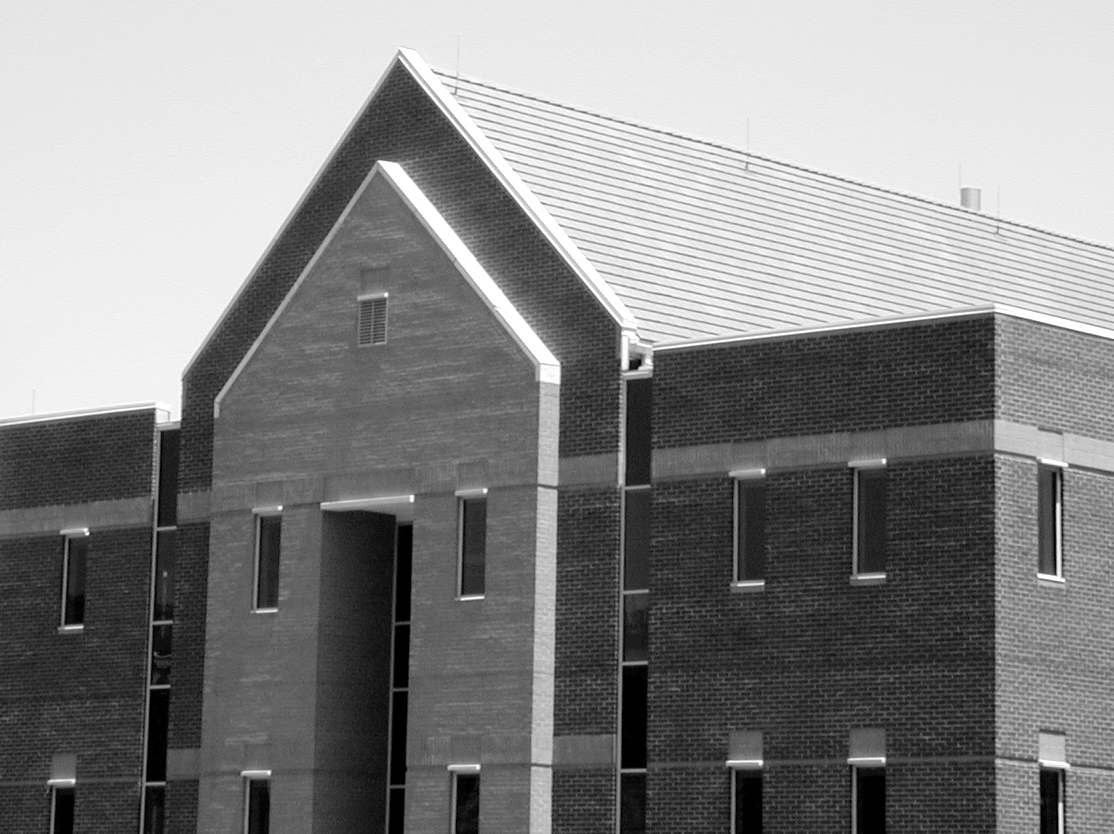
%> input picture BM5113 - Bilgisayarla Görme/reference_scripts/matlab functions II/building.tif, 1114 x 834 px
$ octave --eval "edge45(imread('../matlab functions II/building.tif'));"   (GNU Octave 9; MATLAB toolbox functions it lacks are replaced by stand-ins)
%> lines starting %> are read from the running program, lines starting %| are printed output that depends on the picture; in (x1, y1, x2, y2) boxes, pixels count from 0 and x2, y2 are one past the last pixel; in counts of white or black regions, pixels touching at a corner belong together; the program's own positions count from 1
function edge45(f)
f= im2double(f);
w45=[-1 -1 -1;...
     -1 8 -1;...
      -1 -1 -1];
g45=imfilter(f,w45,'replicate');
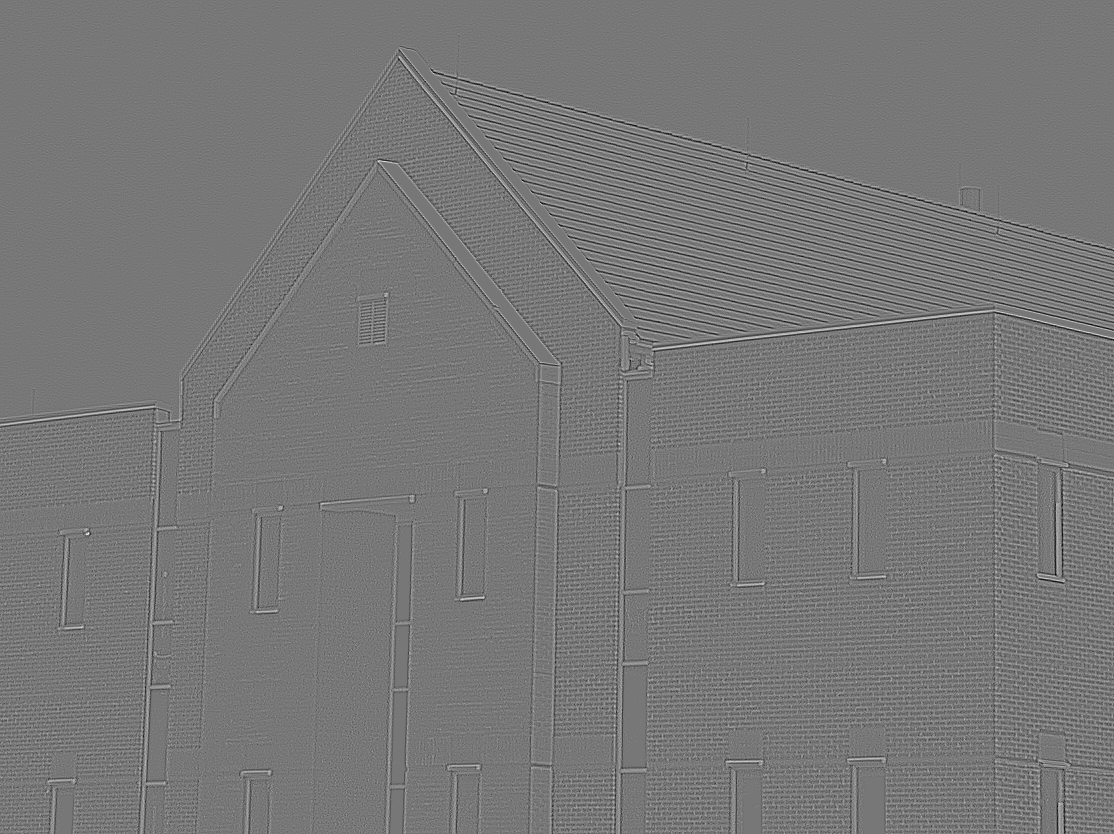
%> g45: size 834x1114 double; min -1.82, max 2.05, mean 2.85e-17; drawn with min black and max white
T=0.7*max(abs(g45(:)));
%> T = 1.43
g45=abs(g45)>T;
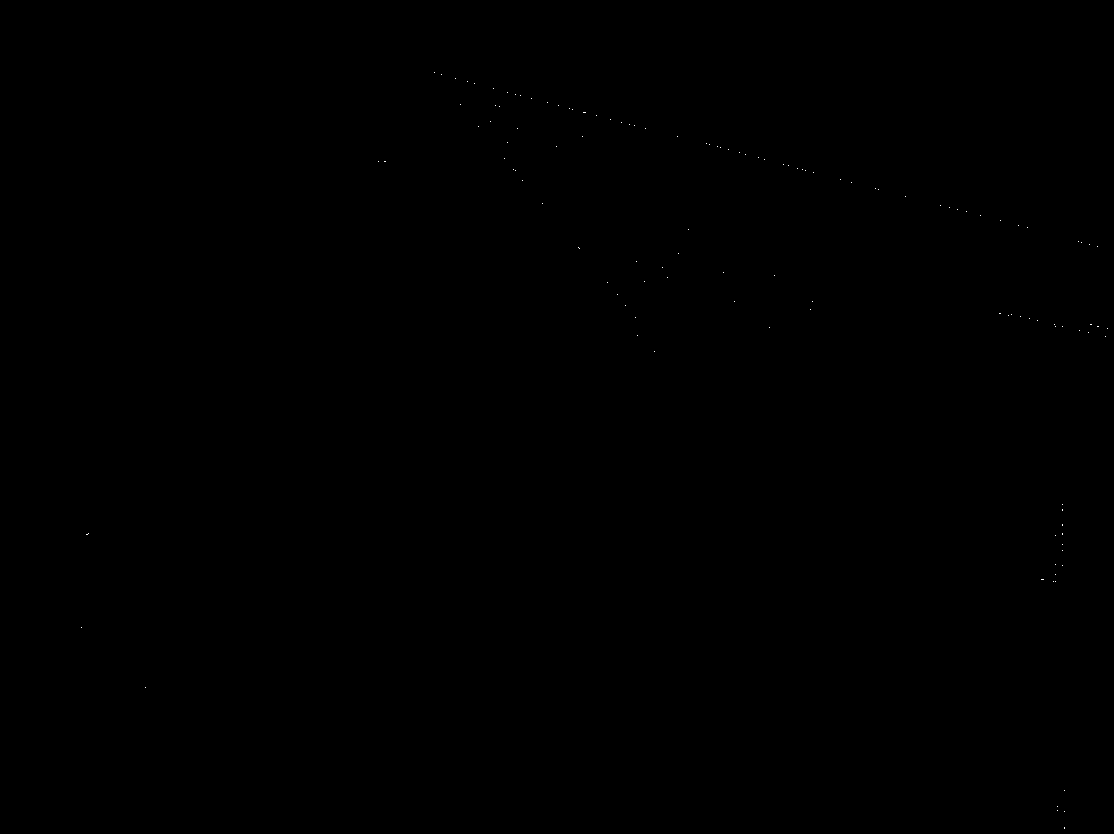
%> g45: size 834x1114 logical; 0.02% white in thin lines or dots, all inside (x1, y1, x2, y2) = (81, 72, 1108, 829)
figure,
imshow(g45,[0 1])
end
